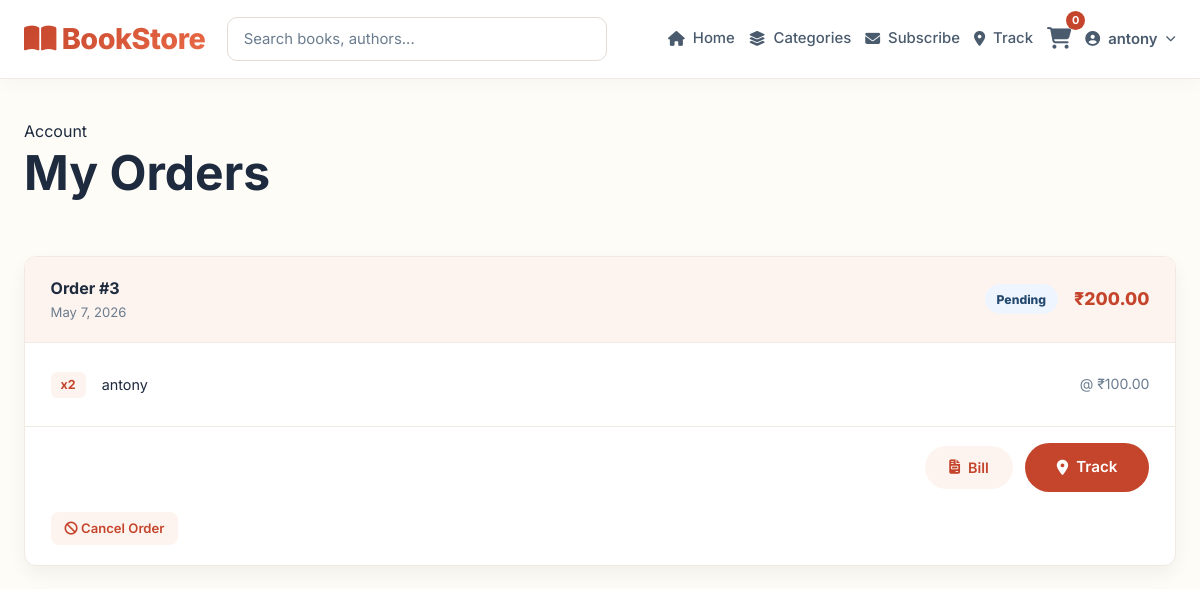
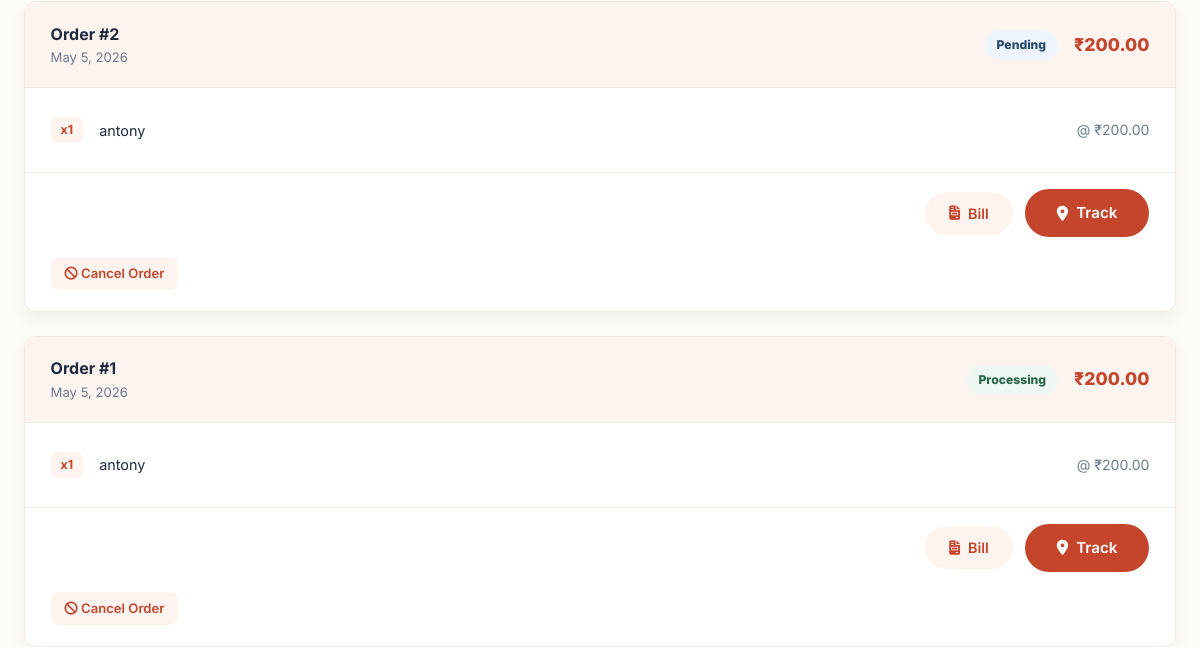
Page /order-history/ (signed in, upper part) on the earlier database version (2 pictures, top to bottom).
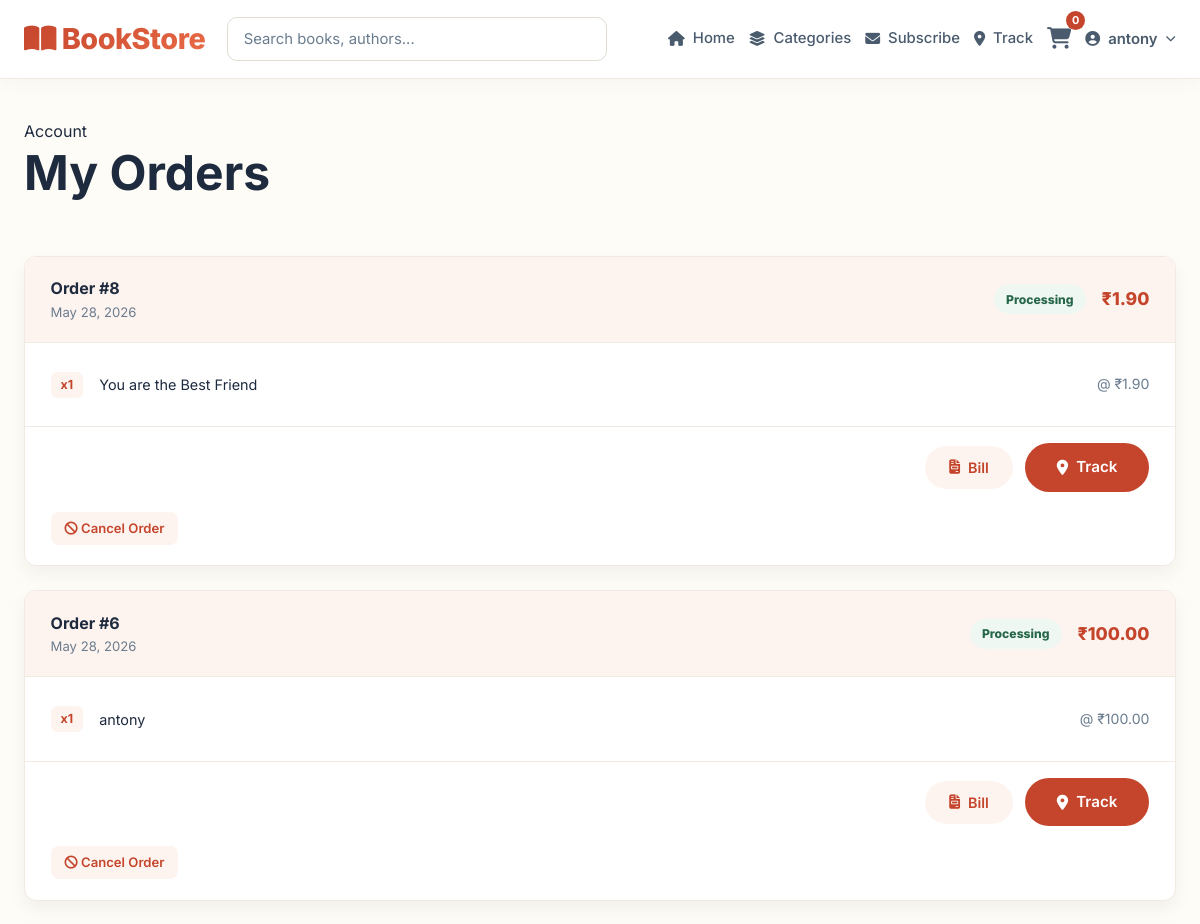
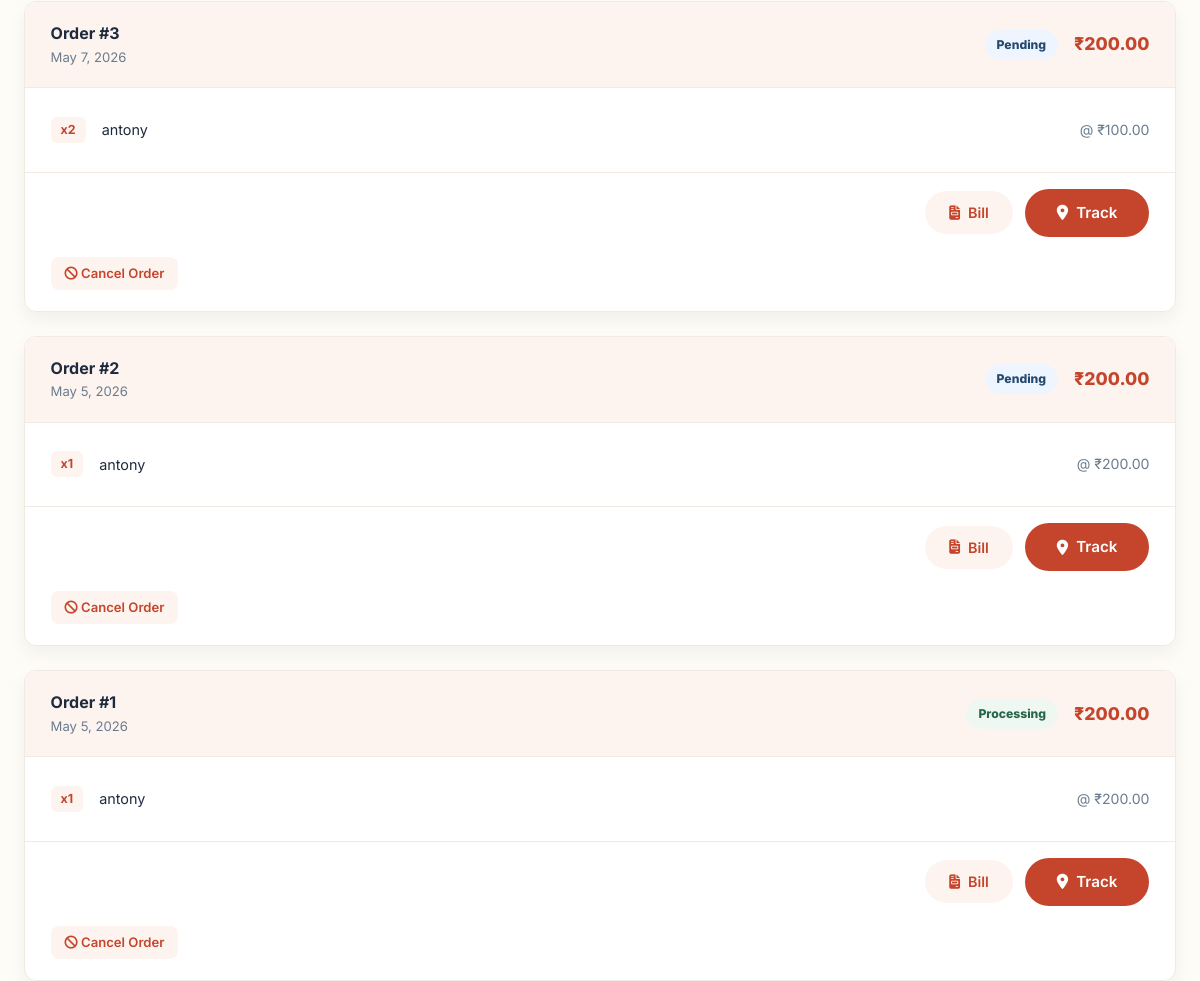
Same page on the later database version (2 pictures, top to bottom).
### backend/store/models.py (models this page shows, shortened)
class Order(models.Model):
    STATUS_CHOICES = [
        ('pending',    'Pending'),
        ('processing', 'Processing'),
        ('shipped',    'Shipped'),
        ('delivered',  'Delivered'),
        ('cancelled',  'Cancelled'),
    ]
    PAYMENT_METHOD_CHOICES = [
        ('razorpay', 'Razorpay'),
        ('cod', 'Cash on Delivery'),
    ]
    PAYMENT_STATUS_CHOICES = [
        ('awaiting_payment', 'Awaiting Payment'),
        ('paid', 'Paid'),
        ('cod_pending', 'COD Pending'),
        ('failed', 'Failed'),
    ]
    user         = models.ForeignKey(User, on_delete=models.CASCADE)
    full_name    = models.CharField(max_length=200)
    address      = models.TextField()
    city         = models.CharField(max_length=100)
    postal_code  = models.CharField(max_length=20)
    created_at   = models.DateTimeField(default=timezone.now)
    paid         = models.BooleanField(default=False)
    total_amount = models.DecimalField(max_digits=10, decimal_places=2)
    status       = models.CharField(max_length=20, choices=STATUS_CHOICES,
                                    default='pending')
    payment_method = models.CharField(max_length=20, choices=PAYMENT_METHOD_CHOICES, default='razorpay')
    payment_status = models.CharField(max_length=30, choices=PAYMENT_STATUS_CHOICES, default='awaiting_payment')
    tracking_number = models.CharField(max_length=32, unique=True, blank=True, null=True)
    razorpay_order_id = models.CharField(max_length=80, blank=True)
    razorpay_payment_id = models.CharField(max_length=80, blank=True)
    razorpay_signature = models.CharField(max_length=160, blank=True)
    cancellation_reason = models.TextField(blank=True)
    cancelled_at = models.DateTimeField(blank=True, null=True)
    @property
    def can_be_cancelled(self):
        return self.status in {'pending', 'processing'}

class OrderItem(models.Model):
    order    = models.ForeignKey(Order, related_name='items', on_delete=models.CASCADE)
    book     = models.ForeignKey(Book, on_delete=models.CASCADE)
    price    = models.DecimalField(max_digits=6, decimal_places=2)
    quantity = models.PositiveIntegerField(default=1)

class Book(models.Model):
    title       = models.CharField(max_length=200)
    author      = models.CharField(max_length=100)
    description = models.TextField()
    price       = models.DecimalField(max_digits=6, decimal_places=2)
    cover_url   = models.URLField(default='https://picsum.photos/id/20/200/300')
    stock       = models.PositiveIntegerField(default=0)
    genre       = models.CharField(max_length=50, choices=GENRE_CHOICES,
                                   default='fiction', blank=True)
    created_at  = models.DateTimeField(auto_now_add=True)

### backend/store/views.py (the view)
# urls.py: path('order-history/',             views.order_history,     name='order_history'),
@login_required
def order_history(request):
    orders = Order.objects.filter(user=request.user).prefetch_related('items__book').order_by('-created_at')
    return render(request, 'store/order_history.html', {'orders': orders})

### backend/store/context_processors.py (called while the page is built)
def cart_count(request):
    cart = request.session.get('cart', {})
    count = sum(cart.values())
    return {'cart_count': count}

def social_auth_status(request):
    from django.conf import settings
    return {
        'social_auth_available': {
            'google': bool(settings.SOCIAL_AUTH_GOOGLE_OAUTH2_KEY and settings.SOCIAL_AUTH_GOOGLE_OAUTH2_SECRET),
            'facebook': bool(settings.SOCIAL_AUTH_FACEBOOK_KEY and settings.SOCIAL_AUTH_FACEBOOK_SECRET),
            'github': bool(settings.SOCIAL_AUTH_GITHUB_KEY and settings.SOCIAL_AUTH_GITHUB_SECRET),
        }
    }

### frontend/templates/store/order_history.html (shortened to what this page needs)
{% extends 'store/base.html' %}
{% block content %}
<div class="page-hero">
  <span class="eyebrow">Account</span>
  <h1>My Orders</h1>
</div>
{% if orders %}
<div class="orders-list">
  {% for order in orders %}
  <div class="order-card">
    <div class="order-card-header">
      <div>
        <div class="order-id">Order #{{ order.id }}</div>
        <div class="order-date">{{ order.created_at|date:"F j, Y" }}</div>
      </div>
      <div class="order-header-actions">
        <span class="status-pill status-{{ order.status }}">{{ order.get_status_display }}</span>
        <div class="order-total-badge">₹{{ order.total_amount }}</div>
      </div>
    </div>
    <div class="order-card-body">
      {% for item in order.items.all %}
      <div class="order-item">
        <span class="order-item-qty">x{{ item.quantity }}</span>
        <span class="order-item-title">{{ item.book.title }}</span>
        <span class="order-item-price">@ ₹{{ item.price }}</span>
      </div>
      {% endfor %}
    </div>
    <div class="order-card-footer">
      <a href="{% url 'bill' order.id %}" class="btn-secondary"><i class="fa-solid fa-file-invoice"></i> Bill</a>
      <a href="{% url 'track_order' %}?order_id={{ order.id }}&postal_code={{ order.postal_code }}" class="btn-primary">
        <i class="fa-solid fa-location-dot"></i> Track
      </a>
      {% if order.can_be_cancelled %}
      <details class="cancel-order-panel">
        <summary class="btn-remove"><i class="fa-solid fa-ban"></i> Cancel Order</summary>
      </details>
      {% endif %}
    </div>
  </div>
  {% endfor %}
</div>
{% endif %}
{% endblock %}

Differences in the rows shown:
added Order: id "8", created_at "May 28, 2026", status "Processing", total_amount "1.90"
added OrderItem: quantity "1", book "You are the Best Friend", price "1.90", shown under "8"
added Order: id "6", created_at "May 28, 2026", status "Processing", total_amount "100.00"
added OrderItem: quantity "1", book "antony", price "100.00", shown under "6"
